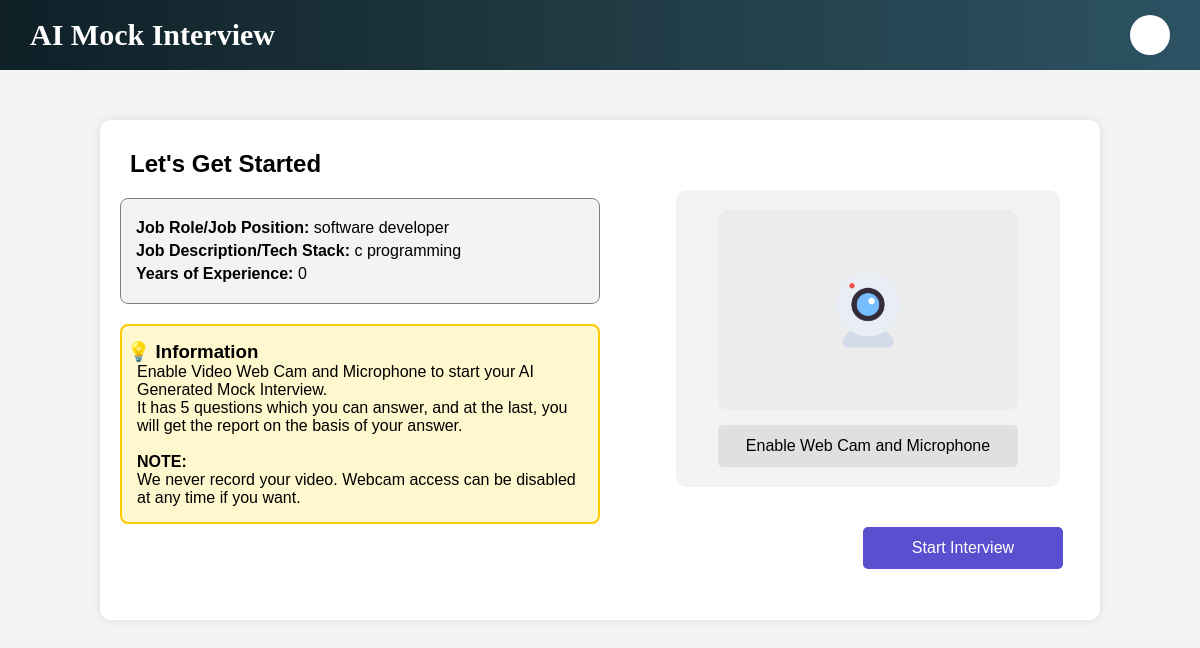
The page /start_interview.php?mockid=67f25915135c9 on the database its author committed.
### tables this page shows
CREATE TABLE `interviews` (
  `id` int(11) NOT NULL,
  `mockid` varchar(50) DEFAULT NULL,
  `jsonmockresponse` text DEFAULT NULL,
  `job_position` varchar(100) DEFAULT NULL,
  `job_description` text DEFAULT NULL,
  `job_experience` int(11) DEFAULT NULL,
  `created_by` varchar(50) DEFAULT NULL,
  `created_at` timestamp NOT NULL DEFAULT current_timestamp()
);

### start_interview.php (the view, shortened to what this page needs)
<?php
$mockid = $_GET['mockid'] ?? null;
$host = 'localhost';
$db   = 'mock_interview';
$user = 'root';
$pass = '';
$conn = new mysqli($host, $user, $pass, $db);
$result = $conn->query("SELECT * FROM interviews WHERE mockid='$mockid'");
$data = $result->fetch_assoc();
if ($data) {
?>
<!DOCTYPE html>
<html lang="en">
<head>
    <link rel="stylesheet" href="css/start_interview.css">
</head>
<body>
    <?php include('header.php'); ?>
    <div class="main-container">
        <div class="left-section">
            <h2 style="margin: 10px; padding-bottom: 10px;">Let's Get Started</h2>
            <div class="job-details">
                <p><strong>Job Role/Job Position:</strong> <?php echo htmlspecialchars($data['job_position']); ?></p>
                <p><strong>Job Description/Tech Stack:</strong> <?php echo htmlspecialchars($data['job_description']); ?></p>
                <p><strong>Years of Experience:</strong> <?php echo htmlspecialchars($data['job_experience']); ?></p>
            </div>
            <div class="info-box">
                <h3 style="margin-left: -10px;">💡 Information</h3>
                <p>Enable Video Web Cam and Microphone to start your AI Generated Mock Interview.<br>
                   It has 5 questions which you can answer, and at the last,
                   <span class="highlight">you will get the report on the basis of your answer.</span></p><br>
                <p><strong>NOTE:</strong><br> We never record your video. Webcam access can be disabled at any time if you want.</p>
            </div>
        </div>
        <div class="right-section">
            <div class="webcam-container">
                <div class="webcam-box">
                    <img src="images/webcam.png" alt="Webcam Icon" class="webcam-icon" id="webcamIcon">
                </div>
                <button id="enableWebcam" class="btn gray-btn" onclick="checkPermissions()">Enable Web Cam and Microphone</button>
            </div>
             <button id="startBtn" class="btn purple-btn" onclick="startInterview()" >Start Interview</button>
         </div>
    </div>
</body>
</html>
<?php
} else {
    echo "<p style='color:red; text-align:center;'>No data found for this Mock ID</p>";
}
?>

### css/start_interview.css (style rules this page uses)
.main-container { display: flex; justify-content: space-between; align-items: flex-start; max-width: 1000px; height: 500px; margin: 50px auto; background: white; padding: 20px; box-shadow: 0 0 10px rgba(0, 0, 0, 0.1); border-radius: 10px; }
.left-section { width: 50%; text-align: left; }
.right-section { width: 40%; display: flex; flex-direction: column; align-items: center; }
.job-details { background: #f3f3f3; padding: 15px; border: 1px solid gray; border-radius: 8px; text-align: left; margin-bottom: 20px; }
.job-details p { margin: 5px 0; font-size: 16px; }
.info-box { background: #fff7cd; padding: 15px; border: 2px solid #ffcc00; text-align: left; margin-bottom: 20px; border-radius: 8px; }
.webcam-container { width: 100%; background: #f3f3f3; margin-top: 50px; margin-right: 40px; padding: 20px; border-radius: 10px; display: flex; flex-direction: column; align-items: center; }
.webcam-box { width: 100%; max-width: 300px; height: 200px; background: #ececec; border-radius: 10px; display: flex; justify-content: center; align-items: center; position: relative; }
.webcam-icon { width: 80px; }
.btn { border: none; padding: 12px 20px; font-size: 16px; border-radius: 5px; cursor: pointer; margin-top: 15px; }
.gray-btn { width: 300px; background-color: #e0e0e0; color: black; }
.purple-btn { width: 200px; margin-top: 40px; margin-left: 250px; background-color: #5a4fcf; color: white; transform: translateX(-50px) ; }

### header.php (style rules this page uses)
* { margin: 0; padding: 0; box-sizing: border-box; font-family: Arial, sans-serif; }
body { background-color: #f4f4f4; }

### rows shown on the page
interviews: job_position "software developer", job_description "c programming", job_experience "0"
